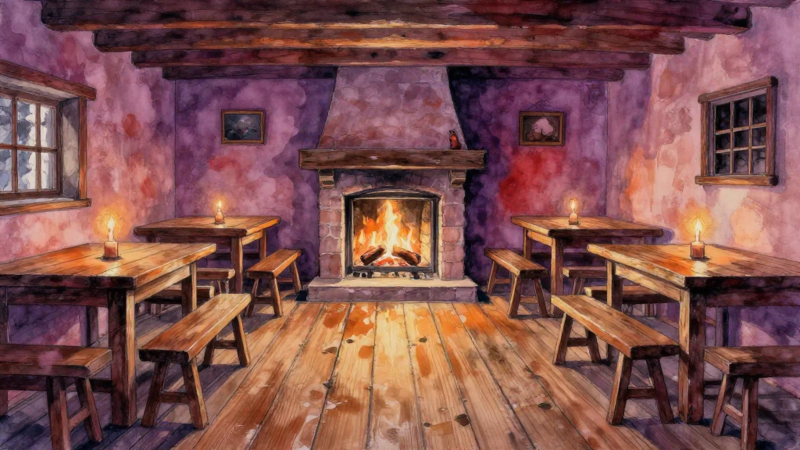
#> input picture examples/posada/assets/sala.webp, 1600 x 900 px (shown at 1/2 size)
$ python readme_art.py
#> lines starting #> are read from the running program, lines starting #| are printed output that depends on the picture
#!/usr/bin/env python3
"""Banner, social preview y GIF de recorrido del README a partir de las capturas reales (docs/img/shot-*.png)."""
import os
from PIL import Image, ImageDraw, ImageFont, ImageFilter
R = os.path.dirname(os.path.dirname(os.path.abspath(__file__))); I = R + "/docs/img/"
FONT = next((f for f in ("/System/Library/Fonts/Supplemental/Baskerville.ttc", "/System/Library/Fonts/Supplemental/Georgia.ttf") if os.path.exists(f)), None)
def font(n): return ImageFont.truetype(FONT, n) if FONT else ImageFont.load_default()
def card(w, h, out):
#> called with w = 1600, h = 640, out = 'docs/img/banner.webp'
    bg = Image.open(R + "/examples/posada/assets/sala.webp").convert("RGB"); s = max(w / bg.width, h / bg.height)
#> in card, bg is the input picture: PIL image 1600x900 RGB; mean R, G, B 126.4, 79.5, 77.2
#> after `s = max(w / bg.width, h / bg.height)`: s = 1
    bg = bg.resize((round(bg.width * s), round(bg.height * s)), Image.LANCZOS); bg = bg.crop((0, (bg.height - h) // 2, w, (bg.height - h) // 2 + h)).filter(ImageFilter.GaussianBlur(1.2))
#> after `bg = bg.crop((0, (bg.height - h) // 2, w, (bg.height - h) // 2 + h)).f`:
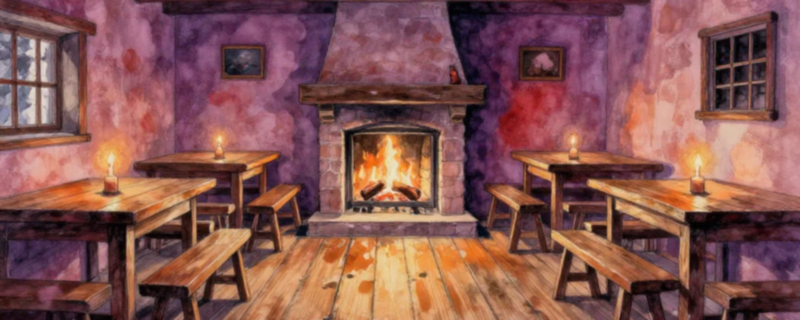
#> bg: PIL image 1600x640 RGB (shown at 1/2 size); mean R, G, B 133.2, 84.8, 81.8
    ov = Image.new("RGBA", (w, h)); d = ImageDraw.Draw(ov)
#> after `ov = Image.new('RGBA', (w, h))`: ov: PIL image 1600x640 RGBA; every value is 0
    for x in range(w): d.line([(x, 0), (x, h)], fill=(22, 17, 30, int(235 * max(0, 1 - x / (w * .85)) ** .8 + 20)))
    bg = Image.alpha_composite(bg.convert("RGBA"), ov); d = ImageDraw.Draw(bg)
#> after `bg = Image.alpha_composite(bg.convert('RGBA'), ov)`:
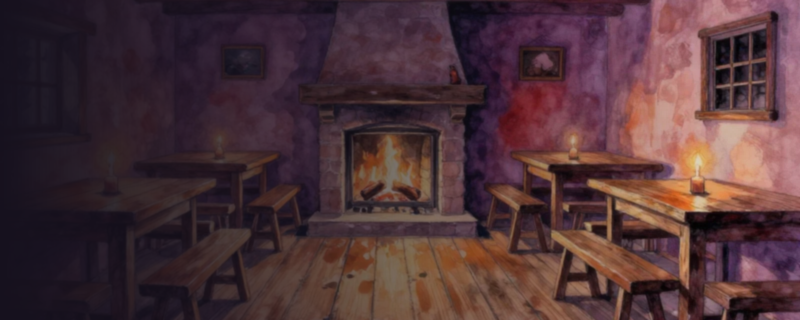
#> bg: PIL image 1600x640 RGBA (shown at 1/2 size); mean R, G, B, A 76.9, 50.5, 55.5, 255
#> (the run stopped early here; a loop or call above may not have finished)

$ run again, with examples/posada/assets/bodega-thumb.webp copied over examples/posada/assets/sala.webp
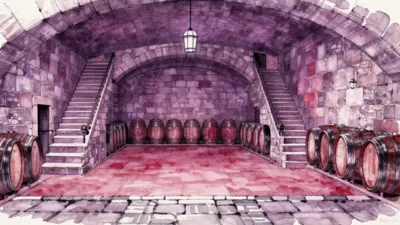
#> input picture examples/posada/assets/bodega-thumb.webp, 400 x 225 px
#> in card, bg is the input picture: PIL image 400x225 RGB; mean R, G, B 148.7, 108.2, 131.3
#> in card, `bg = bg.crop((0, (bg.height - h) // 2, w, (bg.height - h) // 2 + h)).f`:
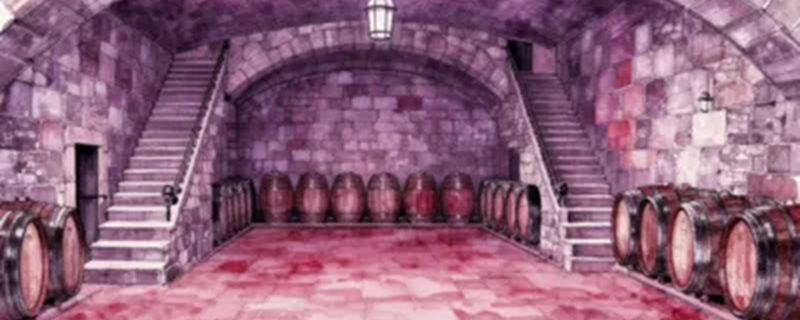
#> bg: PIL image 1600x640 RGB (shown at 1/2 size); mean R, G, B 141.6, 96.5, 121.3
#> ov: PIL image 1600x640 RGBA; every value is 0
#> in card, `bg = Image.alpha_composite(bg.convert('RGBA'), ov)`:
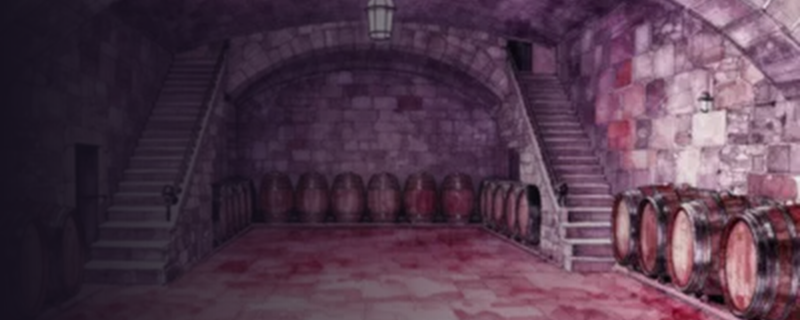
#> bg: PIL image 1600x640 RGBA (shown at 1/2 size); mean R, G, B, A 82.4, 57.6, 75.8, 255
